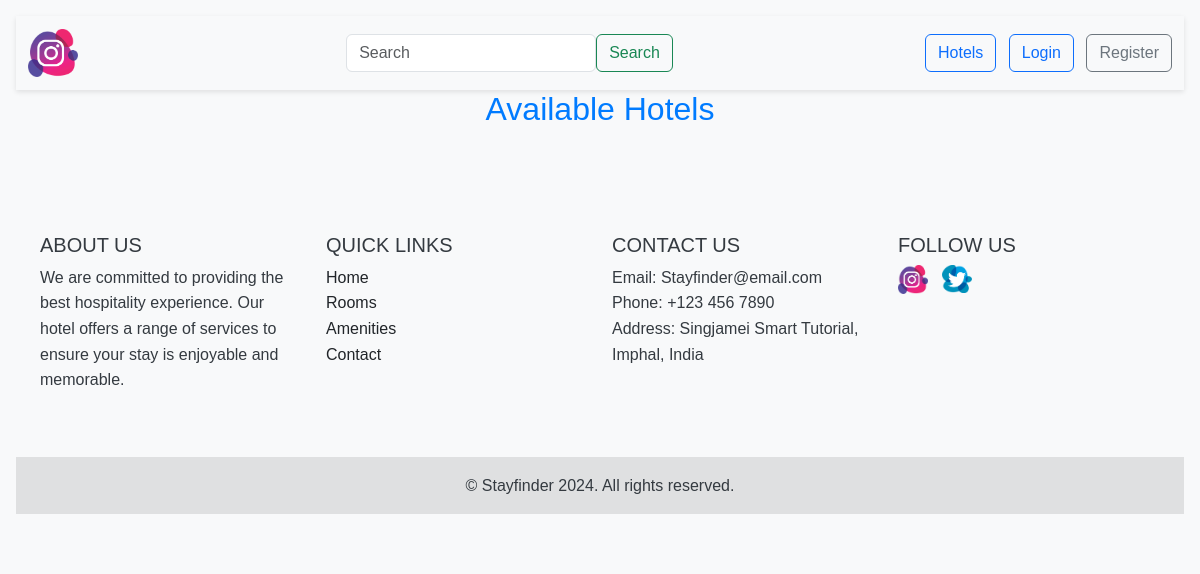
Before: /hotels/ with the older database file.
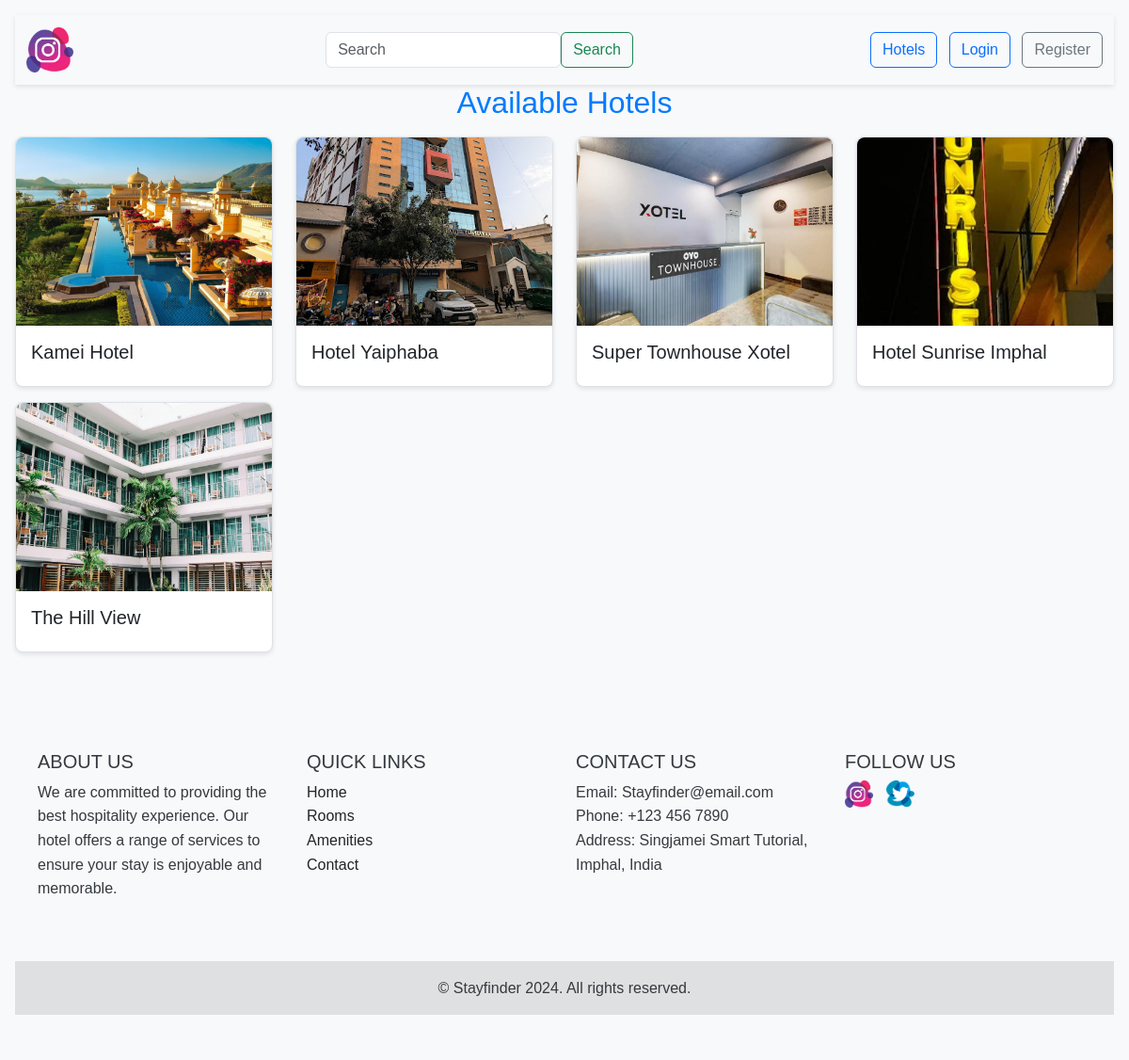
After: the same page with the newer database file.
### StayfinderApp/models.py (models this page shows, shortened)
class Hotel(models.Model):
    hotel_name = models.CharField(max_length=255)
    location = models.CharField(max_length=255)
    longitude = models.CharField(max_length=50,blank=True, null=True)
    latitude = models.CharField(max_length=50 ,blank=True, null=True)
    hotel_banner = models.FileField(upload_to="hotel_image" , blank=True, null=True, default='no_image/noimage.png')
    interior_image = models.FileField(upload_to="hotel_image" ,blank=True, null=True,  default='no_image/noimage.png')
    user_role = models.ForeignKey(UserRole, on_delete=models.CASCADE, related_name='hotels')
    phone_number = models.CharField(max_length=255)
    email = models.CharField(max_length=255)
    picked_of_day=models.BooleanField(default=False)

### StayfinderApp/views.py (the view)
# urls.py: path('hotels/', views.hotels),
def hotels(request):
    hotel_lists = Hotel.objects.all()
    context = {
        "hotel_lists":hotel_lists
    }
    return render(request, 'hotels.html', context)

### StayfinderApp/templates/hotels.html
{% extends 'base.html' %}
{% block content %}
<div class="row">
    <h2 class="text-center">Available Hotels</h2>
    {% for hotel in hotel_lists %}
      <div class="col-sm-6 col-md-3 col-lg-3 mb-3 mb-2">
      <a href="/hotel_details/?hotel={{hotel.id}}">
        <div class="card">
          <img src="{{ hotel.hotel_banner.url }}" class="card-img-top" alt="..." />
          <div class="card-body">
            <h5 class="card-title">{{ hotel.hotel_name }}</h5>
          </div>
        </div>
      </a>
      </div>
    {% endfor %}
  </div>
{% endblock %}

### StayfinderApp/templates/base.html (shortened to what this page needs)
{% load static %}
<!DOCTYPE html>
<html lang="en">
  <head>
    <link
      href="https://cdn.jsdelivr.net/npm/bootstrap@5.3.3/dist/css/bootstrap.min.css"
      rel="stylesheet"
    />
    <link rel="stylesheet" href="https://cdnjs.cloudflare.com/ajax/libs/font-awesome/6.5.1/css/all.min.css">
  </head>
  <body>
<div class="container">
  <nav class="navbar navbar-expand-lg bg-body-tertiary sticky-top">
    <div class="container-fluid d-flex justify-content-between">
      <a class="navbar-brand" href="/"><img src="{% static '/images/ig.webp' %}" alt="Twitter" style="width: 50px;"></a>
      <div class="flex-grow-1 mx-3">
        <form class="d-flex justify-content-center" role="search">
          <input class="form-control" type="search" placeholder="Search" aria-label="Search hotels" style="max-width: 250px;">
          <button class="btn btn-outline-success" type="submit">Search</button>
        </form>
      </div>
      <div class="d-none d-lg-block">
        <a class="btn btn-outline-primary me-2" href="/hotels">Hotels</a>
        <a class="btn btn-outline-primary me-2" href="#">Login</a>
        <a class="btn btn-outline-secondary" href="#">Register</a>
      </div>
    </div>
  </nav>
  {%  block content %}
  {% endblock  %}
  {% load static %}
  <footer class="bg-light text-center text-lg-start">
    <div class="container p-4">
      <div class="row">
        <div class="col-lg-3 col-md-6 mb-4">
          <h5 class="text-uppercase">About Us</h5>
          <p>
            We are committed to providing the best hospitality experience. Our hotel offers a range of services to ensure your stay is enjoyable and memorable.
          </p>
        </div>
        <div class="col-lg-3 col-md-6 mb-4">
          <h5 class="text-uppercase">Quick Links</h5>
          <ul class="list-unstyled">
            <li><a href="#!" class="text-dark">Home</a></li>
            <li><a href="#!" class="text-dark">Rooms</a></li>
            <li><a href="#!" class="text-dark">Amenities</a></li>
            <li><a href="#!" class="text-dark">Contact</a></li>
          </ul>
        </div>
        <div class="col-lg-3 col-md-6 mb-4">
          <h5 class="text-uppercase">Contact Us</h5>
          <p>
            Email: Stayfinder@email.com<br>
            Phone: +123 456 7890<br>
            Address: Singjamei Smart Tutorial, Imphal, India
          </p>
        </div>
        <div class="col-lg-3 col-md-6 mb-4">
          <h5 class="text-uppercase">Follow Us</h5>
          <a href="https://instagram.com" target="_blank">
            <img src="{% static '/images/ig.webp' %}" alt="Instagram" style="width: 30px; margin-right: 10px;">
          </a>
          <a href="https://twitter.com" target="_blank">
            <img src="{% static '/images/tw.webp' %}" alt="Twitter" style="width: 30px;">
          </a>
        </div>
      </div>
    </div>
    <div class="text-center p-3" style="background-color: rgba(0, 0, 0, 0.1);">
      © Stayfinder 2024. All rights reserved.
    </div>
  </footer>
</div>
  </body>
</html>

### StayfinderApp/templates/base.html (style rules this page uses)
body { font-family: 'Arial', sans-serif; line-height: 1.6; background-color: #f8f9fa; color: #343a40; margin: 0; padding: 0; }
h2 { margin-top: 2rem; margin-bottom: 1rem; color: #007bff; text-align: center; }
.container { max-width: 1200px; margin: 0 auto; padding: 1rem; }
.card { border: 1px solid #dee2e6; border-radius: 0.5rem; transition: transform 0.2s; box-shadow: 0 2px 5px rgba(0,0,0,0.1); }
footer { margin-top: 2rem; padding: 2rem 0; background-color: #e9ecef; color: #343a40; }
.card-img-top { width: 100%; height: 200px; object-fit: cover; border-top-left-radius: 0.5rem; border-top-right-radius: 0.5rem; }
.navbar { box-shadow: 0 2px 5px rgba(0,0,0,0.1); }
a { text-decoration: none; }

Changed rows visible on the page:
added Hotel: hotel_banner (picture), hotel_name "Kamei Hotel"
added Hotel: hotel_banner (picture), hotel_name "Hotel Yaiphaba"
added Hotel: hotel_banner (picture), hotel_name "Super Townhouse Xotel"
added Hotel: hotel_banner (picture), hotel_name "Hotel Sunrise Imphal"
added Hotel: hotel_banner (picture), hotel_name "The Hill View"
